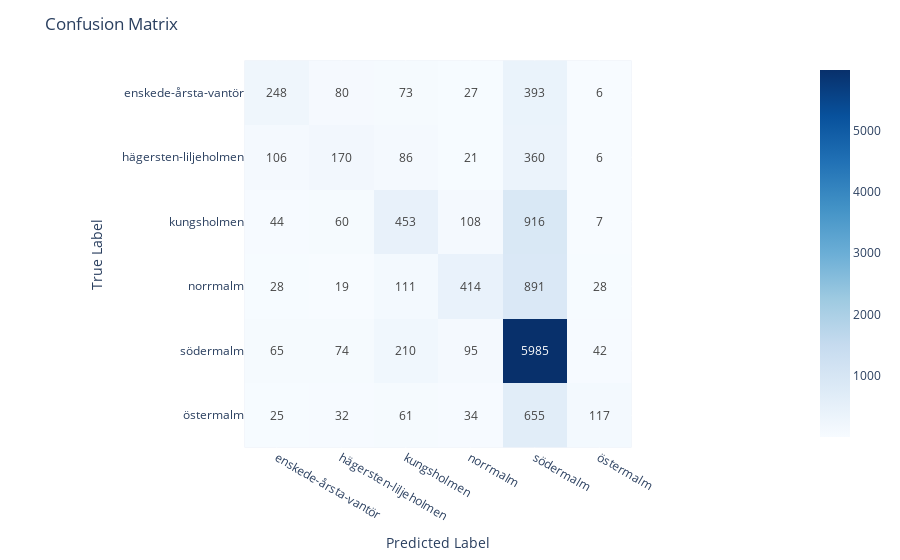

The notebook cell this image was saved under:
### Code cell
evaluate_model(df_extended, labels, 'model_LogisticRegression()_6y', add_features='y')

### Figure 1 — Plotly figure (JSON) as saved in the notebook; plotly's stock layout.template omitted (floating-point values rounded to 4 significant figures)
{"data": [{"coloraxis": "coloraxis", "hovertemplate": "x: %{x}<br>y: %{y}<br>color: %{z}<extra></extra>", "name": "0", "texttemplate": "%{z}", "type": "heatmap", "x": ["enskede-årsta-vantör", "hägersten-liljeholmen", "kungsholmen", "norrmalm", "södermalm", "östermalm"], "xaxis": "x", "y": ["enskede-årsta-vantör", "hägersten-liljeholmen", "kungsholmen", "norrmalm", "södermalm", "östermalm"], "yaxis": "y", "z": [[248, 80, 73, 27, 393, 6], [106, 170, 86, 21, 360, 6], [44, 60, 453, 108, 916, 7], [28, 19, 111, 414, 891, 28], [65, 74, 210, 95, 5985, 42], [25, 32, 61, 34, 655, 117]]}], "layout": {"coloraxis": {"colorscale": [[0, "rgb(247,251,255)"], [0.125, "rgb(222,235,247)"], [0.25, "rgb(198,219,239)"], [0.375, "rgb(158,202,225)"], [0.5, "rgb(107,174,214)"], [0.625, "rgb(66,146,198)"], [0.75, "rgb(33,113,181)"], [0.875, "rgb(8,81,156)"], [1, "rgb(8,48,107)"]]}, "margin": {"t": 60}, "title": {"text": "Confusion Matrix"}, "xaxis": {"anchor": "y", "constrain": "domain", "domain": [0, 1], "scaleanchor": "y", "title": {"text": "Predicted Label"}}, "yaxis": {"anchor": "x", "autorange": "reversed", "constrain": "domain", "domain": [0, 1], "title": {"text": "True Label"}}}}
